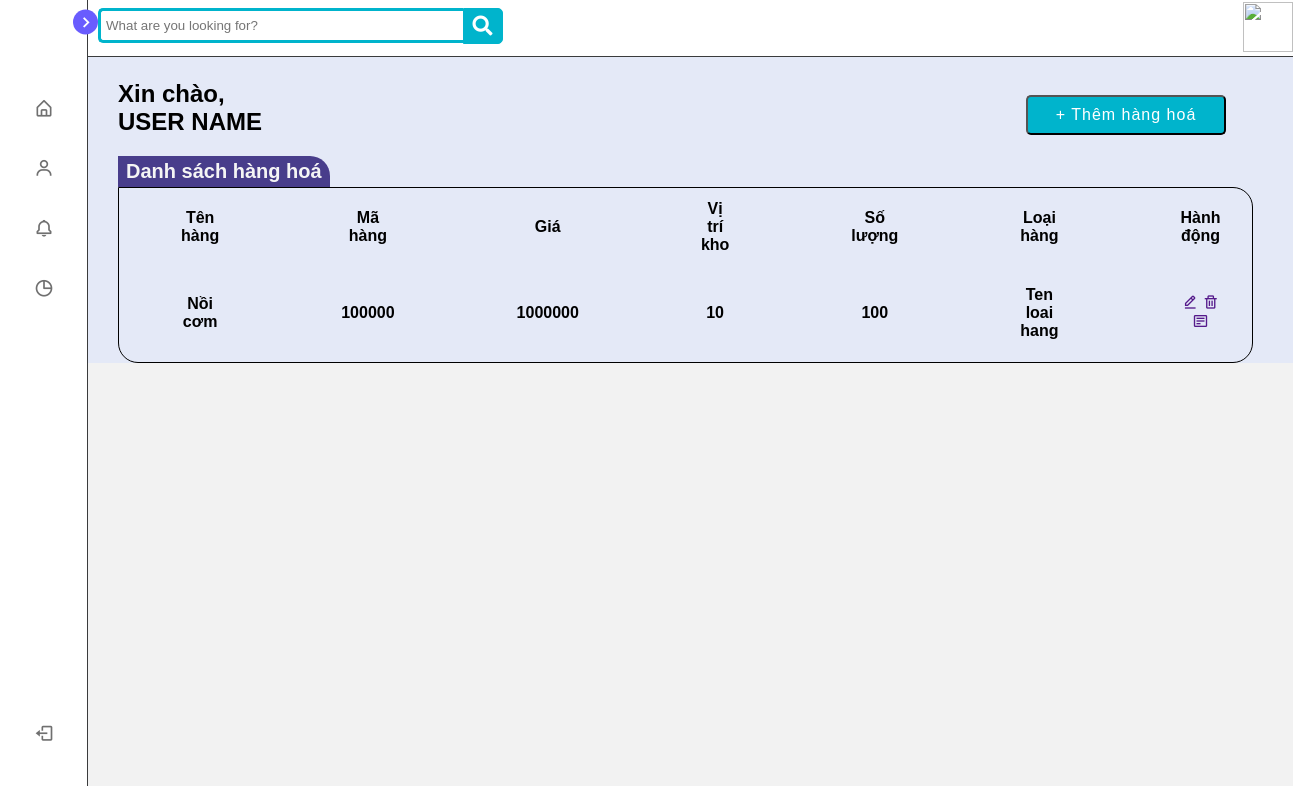
/goods/detail.php, run on an earlier commit of the app's database.
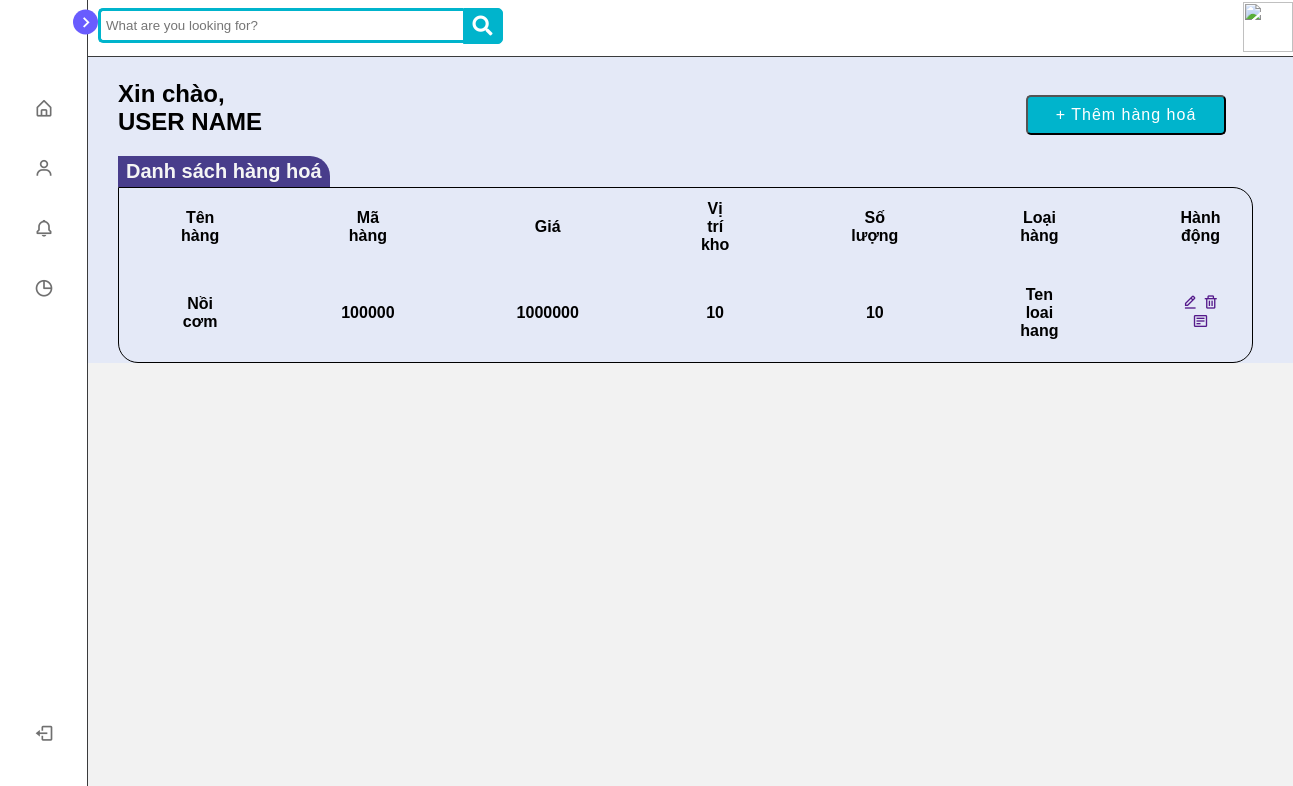
And on a later commit of the database.
### tables this page shows
CREATE TABLE IF NOT EXISTS `hang_hoa` (
  `ma` int(11) NOT NULL AUTO_INCREMENT,
  `ten_hang` varchar(50) NOT NULL,
  `gia_nhap` int(11) NOT NULL,
  `gia_ban` int(11) NOT NULL,
  `img_link` varchar(255) NOT NULL,
  `so_luong_da_ban` int(11) NOT NULL,
  `so_luong_ton` int(11) NOT NULL,
  `ma_nha_cung_cap` int(11) NOT NULL,
  `ma_loai_hang` int(11) NOT NULL,
  `create_at` datetime NOT NULL DEFAULT CURRENT_TIMESTAMP,
  PRIMARY KEY (`ma`),
  KEY `ma_loai_hang` (`ma_loai_hang`)
);

### goods/detail.php (the view, shortened to what this page needs)
<?php
    require_once("../connect.php");
?>
    <?php require_once ('../root/top.php')?>
    <?php top('Xem chi tiết') ?>
</head>
<body>
    <?php require_once ('../root/menu.php')?>
    <?php require_once ('../root/header.php')?>
    <div class="container">
            <div class="hello-user">
                <h2>Xin chào,</h2>
                <h2>USER NAME</h2>
            </div>
            <div class="button-add">
                <button type="button">
                    + Thêm hàng hoá
                </button>
            </div>
            <div class="title">
                <h2>Danh sách hàng hoá</h2>
            </div>
            <div class="table">
                <table>
                    <tr>
                        <th>Tên hàng</th>
                        <th>Mã hàng</th>
                        <th>Giá</th>
                        <th>Vị trí kho</th>
                        <th>Số lượng</th>
                        <th>Loại hàng</th>
                        <th>Hành động</th>
                    </tr>
                    <tr>
                        <th><?php echo $item['ten_hang'] ?></th>
                        <th><?= $item['gia_nhap'] ?></th>
                        <th><?= $item['gia_ban'] ?></th>
                        <th><?= $item['so_luong_da_ban'] ?></th>
                        <th><?= $item['so_luong_ton'] ?></th>
                        <th>Ten loai hang</th>
                        <th>
                            <a href=""><i class='bx bx-edit-alt'></i></a>
                            <a href=""><i class='bx bx-trash'></i></a>
                            <a href=""><i class='bx bx-detail'></i></a>
                        </th>
                    </tr>
                </table>
            </div>
        </div>
       <?php require_once ('../root/footer.php')?>
</body>
</html>

### root/top.php
<?php
function top($title)
{
  echo "<!DOCTYPE html>
  <html lang='en'>
  <head>
    <meta charset='UTF-8'>
    <meta http-equiv='X-UA-Compatible' content='IE=edge'>
    <meta name='viewport' content='width=device-width, initial-scale=1.0'>
    <title>$title</title>
    <link rel='stylesheet' href='../assets/css/addproduct2.css'>
    <link rel='stylesheet' href='../assets/css/grid.css'>
    <link rel='stylesheet' href='../assets/css/base.css'>
    <link rel='stylesheet' href='../assets/css/style.css'>
    <link rel='stylesheet' href='../assets/css/validation.css'>
    <link href='https://unpkg.com/boxicons@2.1.1/css/boxicons.min.css' rel='stylesheet'>
    <link rel='stylesheet' href='https://use.fontawesome.com/releases/v5.15.2/css/all.css' />
    <link rel='preconnect' href='https://fonts.googleapis.com'>
    <link rel='preconnect' href='https://fonts.gstatic.com' crossorigin>
    <link href='https://fonts.googleapis.com/css2?family=Montserrat:ital,wght@0,100;0,300;0,400;0,700;0,800;0,900;1,500&display=swap' rel='stylesheet'>
    ";
}

### root/menu.php (shortened to what this page needs)
<?php
include("../connect.php");
$sql = 'SELECT * FROM hang_hoa ORDER BY ma DESC LIMIT 1';
$resultLast = mysqli_query($conn, $sql);
$item = mysqli_fetch_array($resultLast);
?>
<nav class="sidebar close">
  <header>
    <div class="image-text">
    </div>
    <i class="bx bx-chevron-right toggle"></i>
  </header>
  <div class="menu-bar">
    <div class="menu">
      <ul class="menu-links">
        <li class="nav-link">
          <a href="#">
            <i class="bx bx-home-alt icon"></i>
          </a>
        </li>
        <li class="nav-link" id="user-click">
          <a href="#" class="user-click" onclick="hien1()">
            <i class="bx bx-user icon"></i>
          </a>
        </li>
        <li class="nav-link">
          <a href="#" onclick="hien2()">
            <i class="bx bx-bell icon"></i>
          </a>
        </li>
        <li class="nav-link">
          <a href="#" onclick="hien3()">
            <i class="bx bx-pie-chart-alt icon"></i>
          </a>
        </li>
      </ul>
    </div>
    <div class="bottom-content">
      <li class="">
        <a href="#">
          <i class="bx bx-log-out icon"></i>
        </a>
      </li>
    </div>
  </div>
</nav>

### root/header.php
<section class="home">
  <div class="header-top">
    <div class="search">
      <input type="text" class="searchTerm" placeholder="What are you looking for?">
      <button type="submit" class="searchButton">
        <i class="fa fa-search"></i>
      </button>
      <div class="img-user"><span><img width="50" height="50" src="https://cdn-icons-png.flaticon.com/512/3135/3135768.png" alt=""></span></div>
    </div>
  </div>

### root/footer.php (shortened to what this page needs)
</section>

### assets/css/addproduct2.css (style rules this page uses)
* { font-family: Arial, Helvetica, sans-serif; box-sizing: border-box; margin: 0; padding: 0; }

### assets/css/base.css (style rules this page uses)
:root { --primary-color: #110a57; --yellow-color: #fec93b; --dark-blue: #07689f; --normal-blue: #40a8c5; --light-blue: #a0d5f4; }

### assets/css/style.css (style rules this page uses)
* { margin: 0; padding: 0; box-sizing: border-box; font-family: 'Poppins', sans-serif; }
:root { --body-color: #e4e9f7; --sidebar-color: #fff; --primary-color: #695cfe; --primary-color-light: #f6f5ff; --toggle-color: #ddd; --text-color: #707070; --tran-03: all 0.2s ease; --tran-03: all 0.3s ease; --tran-04: all 0.3s ease; --tran-05: all 0.3s ease; }
body { min-height: 100vh; background-color: var(--body-color); transition: var(--tran-05); }
.sidebar { position: fixed; top: 0; left: 0; height: 100%; width: 250px; padding: 10px 14px; background: var(--sidebar-color); transition: var(--tran-05); z-index: 100; }
.sidebar.close { width: 88px; border-right: 0.5px solid #3a3b3c; }
.sidebar li { height: 50px; list-style: none; align-items: center; margin-top: 10px; }
.sidebar header .image, .sidebar .icon { min-width: 60px; border-radius: 6px; }
.sidebar .icon { min-width: 60px; border-radius: 6px; height: 100%; display: flex; align-items: center; justify-content: center; font-size: 20px; }
.sidebar .text, .sidebar .icon { color: var(--text-color); transition: var(--tran-03); }
.sidebar header { position: relative; }
.sidebar header .image-text { display: flex; align-items: center; }
.sidebar header .toggle { position: absolute; top: 50%; right: -25px; transform: translateY(-50%) rotate(180deg); height: 25px; width: 25px; background-color: var(--primary-color); color: var(--sidebar-color); border-radius: 50%; display: flex; align-items: center; justify-content: center; font-size: 22px; cursor: pointer; transition: var(--tran-05); }
.sidebar.close .toggle { transform: translateY(-50%) rotate(0deg); }
.sidebar .menu { margin-top: 40px; }
.sidebar li a { list-style: none; height: 100%; background-color: transparent; display: flex; align-items: center; height: 100%; width: 100%; border-radius: 6px; text-decoration: none; transition: var(--tran-03); }
.sidebar .menu-bar { height: calc(100% - 55px); display: flex; flex-direction: column; justify-content: space-between; overflow-y: scroll; }
.home { position: absolute; top: 0; top: 0; left: 250px; width: calc(100% - 250px); background-color: var(--body-color); transition: var(--tran-05); }
.sidebar.close ~ .home { left: 78px; width: calc(100% - 78px); }
.header-top { height: 60px; }
body { background: #f2f2f2; font-family: 'Open Sans', sans-serif; }
.search { width: 100%; position: relative; display: flex; background-color: white; border-bottom: 0.5px solid #3a3b3c; }
.searchTerm { width: 30%; border: 3px solid #00b4cc; border-right: none; padding: 5px; height: 20px; border-radius: 5px 0 0 5px; color: #9dbfaf; height: 35px; margin-left: 20px; margin-top: 8px; }
.searchButton { width: 40px; height: 36px; border: 1px solid #00b4cc; background: #00b4cc; text-align: center; color: #fff; border-radius: 0 5px 5px 0; cursor: pointer; font-size: 20px; margin-top: 8px; }
.img-user { margin-left: auto; margin-top: 2px; }
.hello-user { width: 80%; float: left; }
.hello-user h2 { width: auto; }
.container { padding: 20px 40px; }
.button-add { width: 20%; float: right; margin-top: 15px; height: 70px; }
.button-add button { background-color: #00b4cc; color: white; height: 40px; letter-spacing: 1px; width: 200px; border-radius: 5px; font-size: medium; }
.title { margin-top: 20px; float: left; background-color: darkslateblue; border-top-right-radius: 20px; padding: 4px 8px; }
.title h2 { font-size: 20px; color: whitesmoke; text-align: center; }
.table { float: left; width: 100%; }
th, td { padding-top: 10px; padding-bottom: 20px; padding-left: 60px; padding-right: 60px; }
.table { border: 1px solid black; border-bottom-left-radius: 20px; border-bottom-right-radius: 20px; border-top-right-radius: 20px; height: auto; }

What changed in the data, as far as the page shows it:
changed hang_hoa "Nồi cơm": so_luong_ton "100" → "10"
